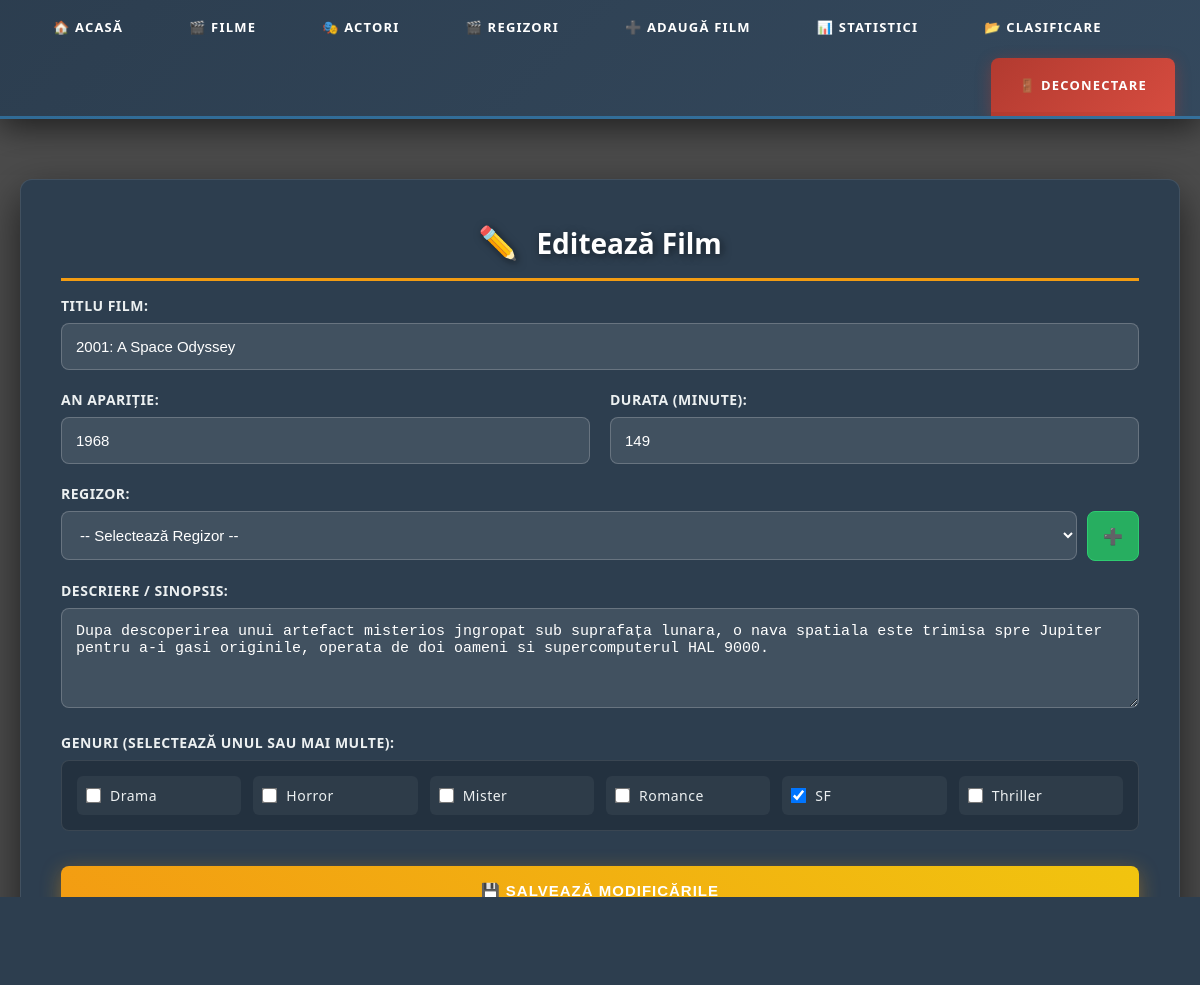
The page /editare.php?id=6 (signed in) on the database its author committed.
### tables this page shows
CREATE TABLE film 
(
    id_film int auto_increment primary key,
    nume_film varchar(150) not null,
    an_aparitie int,
    durata int,
    id_regizor int,
    foreign key (id_regizor) references regizor(id_regizor) on delete set null
);

CREATE TABLE gen
(
    id_gen int auto_increment primary key,
    nume_gen varchar(50) not null,
    detalii_gen varchar(255)
);

### editare.php (the view, shortened to what this page needs)
<?php
require_once 'config.php';
$id_film = 0;
if (isset($_GET['id']) && is_numeric($_GET['id'])) {
    $id_film = intval($_GET['id']);
} else {
    die("ID invalid!");
}
$result = $mysqli->query("SELECT * FROM film WHERE id_film = $id_film");
$film = $result->fetch_assoc();
$genuri_curente = [];
$res_gen = $mysqli->query("SELECT id_gen FROM film_gen WHERE id_film = $id_film");
while($row = $res_gen->fetch_assoc()){
    $genuri_curente[] = $row['id_gen'];
}
?>
<?php include 'header.php'; ?>
<!DOCTYPE html>
<html lang="ro">
<head>
</head>
<body>
<div class="container">
    <div class="form-card">
        <h2>Editează Film</h2>
        <form method="POST" action="">
            <label>Titlu Film:</label>
            <input type="text" name="nume_film" value="<?php echo htmlspecialchars($film['nume_film']); ?>" required placeholder="Introdu titlul filmului">
            <div class="input-row">
                <div>
                    <label>An Apariție:</label>
                    <input type="number" name="an_aparitie" value="<?php echo $film['an_aparitie']; ?>" placeholder="2024">
                </div>
                <div>
                    <label>Durata (minute):</label>
                    <input type="number" name="durata" value="<?php echo $film['durata']; ?>" placeholder="120">
                </div>
            </div>
            <label>Regizor:</label>
            <div style="display: flex; gap: 10px; align-items: flex-start;">
                <select name="id_regizor" style="flex-grow: 1;">
                    <option value="0">-- Selectează Regizor --</option>
                </select>
                <a href="adauga_regizor.php" title="Adaugă Regizor Nou"
                   style="background: #27ae60; padding: 0 15px; height: 50px; display: flex; align-items: center; justify-content: center; border-radius: 8px; color: white; text-decoration: none; border: 1px solid #2ecc71; margin-bottom: 5px;">
                    ➕
                </a>
            </div>
            <label>Descriere / Sinopsis:</label>
            <textarea name="descriere" placeholder="Despre ce este filmul..."><?php echo htmlspecialchars($film['descriere']); ?></textarea>
            <label>Genuri (selectează unul sau mai multe):</label>
            <div class="checkbox-group">
                <?php
                $res_genuri = $mysqli->query("SELECT * FROM gen ORDER BY nume_gen ASC");
                while($g = $res_genuri->fetch_assoc()){
                    $checked = in_array($g['id_gen'], $genuri_curente) ? "checked" : "";
                    echo "<label>
                            <input type='checkbox' name='genuri[]' value='".$g['id_gen']."' $checked>
                            " . htmlspecialchars($g['nume_gen']) . "
                          </label>";
                }
                ?>
            </div>
            <button type="submit" name="update_film" class="btn-submit">💾 Salvează Modificările</button>
        </form>
    </div>
</div>
</body>
</html>

### style.css (style rules this page uses)
* { margin: 0; padding: 0; box-sizing: border-box; }
body { font-family: 'Segoe UI', Tahoma, Geneva, Verdana, sans-serif; background: url('https://images.unsplash.com/photo-1489599849927-2ee91cede3ba?q=80&w=2070&auto=format&fit=crop') no-repeat center center fixed; background-size: cover; margin: 0; padding: 0; min-height: 100vh; position: relative; color: white; }
body::before { content: ""; position: fixed; top: 0; left: 0; width: 100%; height: 100%; background: rgba(0, 0, 0, 0.7); z-index: -1; }
.container { padding: 50px 20px; max-width: 1400px; margin: 0 auto; }
.form-card { background: rgba(44, 62, 80, 0.95); backdrop-filter: blur(15px); border-radius: 12px; padding: 40px; box-shadow: 0 15px 40px rgba(0,0,0,0.6); border: 1px solid rgba(255, 255, 255, 0.1); animation: fadeInUp 0.8s ease-out; }
.form-card h1, .form-card h2 { color: #fff; font-size: 28px; margin-bottom: 20px; padding-bottom: 15px; border-bottom: 3px solid #f39c12; text-shadow: 2px 2px 8px rgba(0,0,0,0.5); text-align: center; }
label { display: block; margin-bottom: 8px; margin-top: 15px; color: #ecf0f1; font-weight: 600; font-size: 14px; text-transform: uppercase; letter-spacing: 0.5px; }
input[type="text"], input[type="number"], select, textarea { width: 100%; padding: 14px; background: rgba(255, 255, 255, 0.1); border: 1px solid rgba(255, 255, 255, 0.2); color: white; border-radius: 8px; margin-bottom: 5px; box-sizing: border-box; font-size: 15px; transition: all 0.3s ease; }
select option { background: #2c3e50; color: white; }
.btn-submit { width: 100%; padding: 16px; background: linear-gradient(45deg, #f39c12, #f1c40f); color: white; border: none; border-radius: 8px; font-weight: 700; font-size: 15px; text-transform: uppercase; letter-spacing: 1px; cursor: pointer; margin-top: 25px; transition: all 0.3s ease; box-shadow: 0 5px 20px rgba(243, 156, 18, 0.4); }

### editare.php (style rules this page uses)
.container { max-width: 1200px; margin: 40px auto; padding: 20px; }
.form-card { background: rgba(44, 62, 80, 0.95); backdrop-filter: blur(15px); border-radius: 12px; padding: 40px; box-shadow: 0 15px 40px rgba(0,0,0,0.6); border: 1px solid rgba(255, 255, 255, 0.1); animation: fadeInUp 0.8s ease-out; }
.form-card h2 { color: #fff; font-size: 28px; margin-bottom: 10px; padding-bottom: 15px; border-bottom: 3px solid #f39c12; text-shadow: 2px 2px 8px rgba(0,0,0,0.5); }
.form-card h2::before { content: '✏️ '; font-size: 32px; margin-right: 10px; }
label { display: block; margin-bottom: 8px; margin-top: 15px; color: #ecf0f1; font-weight: 600; font-size: 14px; text-transform: uppercase; letter-spacing: 0.5px; }
input[type="text"], input[type="number"], select, textarea { width: 100%; padding: 14px; background: rgba(255, 255, 255, 0.1); border: 1px solid rgba(255, 255, 255, 0.2); color: white; border-radius: 8px; margin-bottom: 5px; box-sizing: border-box; font-size: 15px; transition: all 0.3s ease; }
textarea { resize: vertical; min-height: 100px; }
select option { background: #2c3e50; color: white; }
.input-row { display: grid; grid-template-columns: 1fr 1fr; gap: 20px; }
.checkbox-group { display: grid; grid-template-columns: repeat(auto-fill, minmax(150px, 1fr)); gap: 12px; margin-bottom: 10px; padding: 15px; background: rgba(0, 0, 0, 0.2); border-radius: 8px; border: 1px solid rgba(255, 255, 255, 0.1); }
.checkbox-group label { display: flex; align-items: center; margin: 0; padding: 10px; background: rgba(255, 255, 255, 0.05); border-radius: 6px; cursor: pointer; transition: all 0.3s ease; text-transform: none; font-weight: 400; }
.checkbox-group input[type="checkbox"] { width: auto; margin-right: 10px; cursor: pointer; transform: scale(1.2); }
.btn-submit { width: 100%; padding: 16px; background: linear-gradient(45deg, #f39c12, #f1c40f); color: white; border: none; border-radius: 8px; font-weight: 700; font-size: 15px; text-transform: uppercase; letter-spacing: 1px; cursor: pointer; margin-top: 25px; transition: all 0.3s ease; box-shadow: 0 5px 20px rgba(243, 156, 18, 0.4); }

### rows shown on the page
film: nume_film "2001: A Space Odyssey", an_aparitie "1968", durata "149", descriere "Dupa descoperirea unui artefact misterios jngropat sub suprafața lunara, o nava spatiala este trimisa spre Jupiter pentru a-i gasi originile, operata de doi oameni si supercomputerul HAL 9000."
gen: nume_gen "Drama"
gen: nume_gen "Horror"
gen: nume_gen "Mister"
gen: nume_gen "Romance"
gen: nume_gen "SF"
gen: nume_gen "Thriller"
